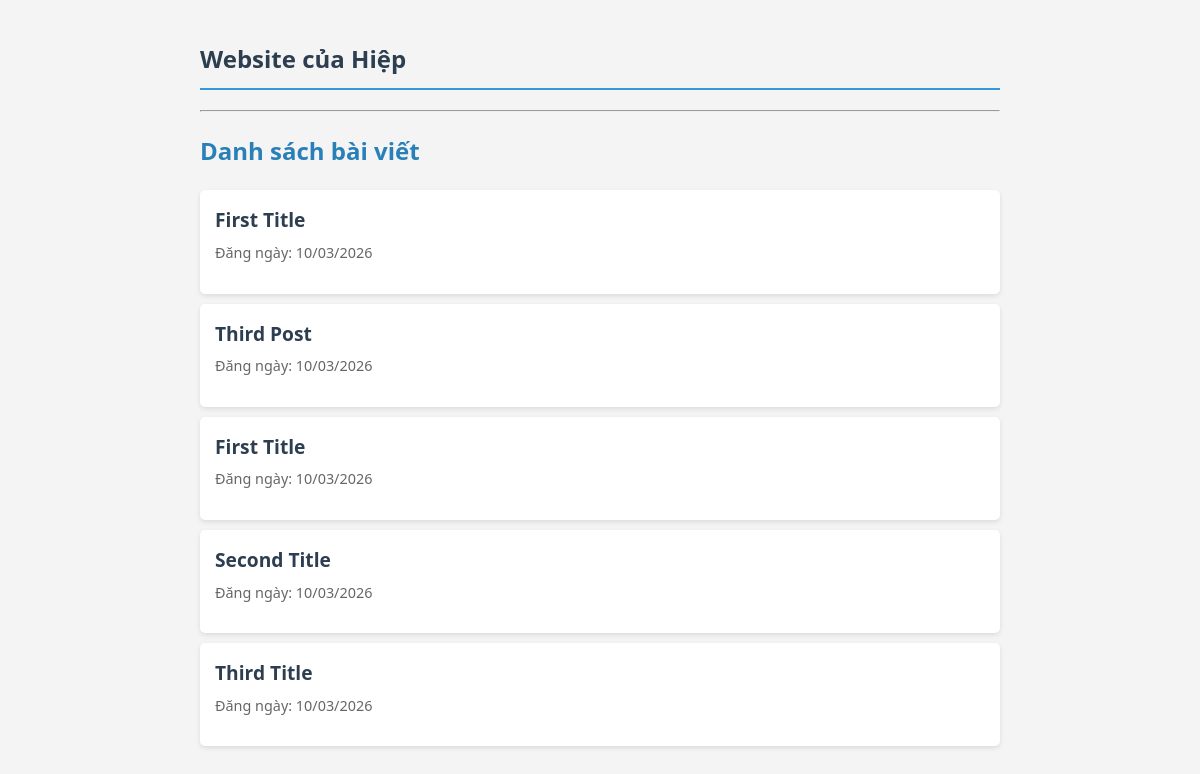
Screenshot of /blog/ with the database file from the repository.
### blog/models.py (models this page shows, shortened)
class Post(models.Model):
    title = models.CharField(max_length=100)
    slug = models.SlugField(max_length=100, unique=True, null=True, blank=True)
    content = models.TextField()
    image = models.ImageField(upload_to='blog_images/', null=True, blank=True)
    date = models.DateTimeField(auto_now_add=True)
    author = models.ForeignKey(settings.AUTH_USER_MODEL, on_delete=models.CASCADE)

### blog/views.py (the view)
# urls.py: path('', views.list, name='list'),
def list(request):
    posts = Post.objects.all()
    return render(request, 'blog/blog.html', {'Posts': posts})

### shop/context_processors.py (called while the page is built)
def cart(request):
    cart_session = request.session.get('cart', {})
    total_items = sum(item.get('quantity', 0) for item in cart_session.values())
    return {
        'cart_count': total_items # Đảm bảo tên này khớp với {{ cart_count }} trong base.html
    }

### blog/templates/blog/blog.html
{% extends "home/base.html" %}
{% block content %}
    <h2 style="color: #2980b9;">Danh sách bài viết</h2>
    <ul>
        {% for post in Posts %}
            <li>
                <a href="{% url 'blog:post' post.id %}" style="text-decoration: none; color: #2c3e50; font-weight: bold; font-size: 1.2em;">
                    {{ post.title }}
                </a>
                <p style="color: #666; font-size: 0.9em; margin-top: 5px;">
                    Đăng ngày: {{ post.date|date:"d/m/Y" }}
                </p>
            </li>
        {% endfor %}
    </ul>
{% endblock %}

### home/templates/home/base.html (style rules this page uses)
body { font-family: 'Segoe UI', Tahoma, Geneva, Verdana, sans-serif; line-height: 1.6; max-width: 800px; margin: 0 auto; padding: 20px; background-color: #f4f4f4; }
h2 { color: #2980b9; }
ul { list-style: none; padding: 0; }
li { background: white; margin: 10px 0; padding: 15px; border-radius: 5px; box-shadow: 0 2px 5px rgba(0,0,0,0.1); transition: transform 0.2s; }

### rows the page displays
Post: title "First Title", date "10/03/2026"
Post: title "Third Post", date "10/03/2026"
Post: title "First Title", date "10/03/2026"
Post: title "Second Title", date "10/03/2026"
Post: title "Third Title", date "10/03/2026"
